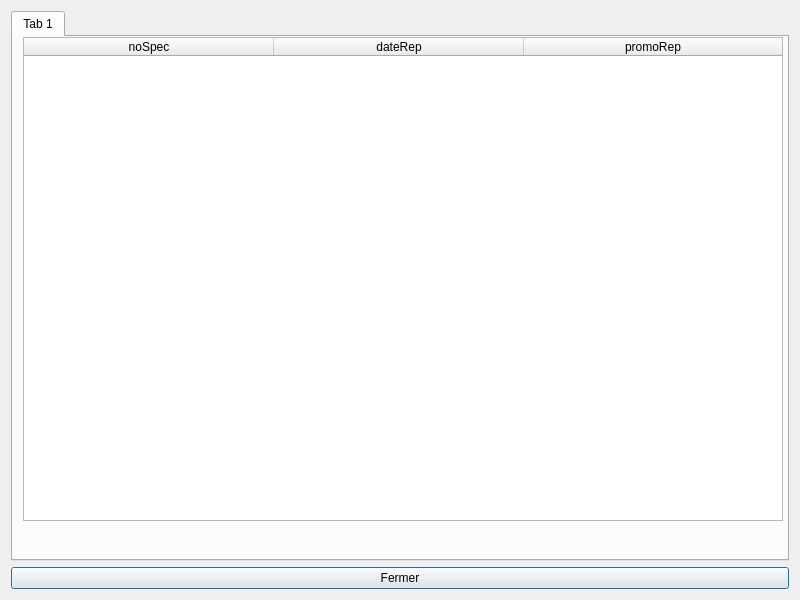
<?xml version="1.0" encoding="UTF-8"?>
<ui version="4.0">
 <class>tablesData</class>
 <widget class="QDialog" name="tablesData">
  <property name="geometry">
   <rect>
    <x>0</x>
    <y>0</y>
    <width>800</width>
    <height>600</height>
   </rect>
  </property>
  <property name="sizePolicy">
   <sizepolicy hsizetype="Preferred" vsizetype="Preferred">
    <horstretch>0</horstretch>
    <verstretch>0</verstretch>
   </sizepolicy>
  </property>
  <property name="minimumSize">
   <size>
    <width>0</width>
    <height>0</height>
   </size>
  </property>
  <property name="windowTitle">
   <string>Les Représentations sans places réserevées</string>
  </property>
  <layout class="QVBoxLayout" name="verticalLayout">
   <item>
    <widget class="QTabWidget" name="tabWidget">
     <property name="currentIndex">
      <number>0</number>
     </property>
     <widget class="QWidget" name="LesRepresentations">
      <attribute name="title">
       <string>Tab 1</string>
      </attribute>
      <widget class="QLabel" name="label_representations">
       <property name="geometry">
        <rect>
         <x>0</x>
         <y>490</y>
         <width>760</width>
         <height>14</height>
        </rect>
       </property>
       <property name="palette">
        <palette>
         <active>
          <colorrole role="WindowText">
           <brush brushstyle="SolidPattern">
            <color alpha="255">
             <red>255</red>
             <green>0</green>
             <blue>0</blue>
            </color>
           </brush>
          </colorrole>
         </active>
         <inactive>
          <colorrole role="WindowText">
           <brush brushstyle="SolidPattern">
            <color alpha="255">
             <red>255</red>
             <green>0</green>
             <blue>0</blue>
            </color>
           </brush>
          </colorrole>
         </inactive>
         <disabled>
          <colorrole role="WindowText">
           <brush brushstyle="SolidPattern">
            <color alpha="255">
             <red>120</red>
             <green>120</green>
             <blue>120</blue>
            </color>
           </brush>
          </colorrole>
         </disabled>
        </palette>
       </property>
       <property name="text">
        <string/>
       </property>
       <property name="alignment">
        <set>Qt::AlignCenter</set>
       </property>
      </widget>
      <widget class="QTableWidget" name="tableRepresentations">
       <property name="geometry">
        <rect>
         <x>10</x>
         <y>0</y>
         <width>760</width>
         <height>484</height>
        </rect>
       </property>
       <property name="sizePolicy">
        <sizepolicy hsizetype="Expanding" vsizetype="Expanding">
         <horstretch>0</horstretch>
         <verstretch>0</verstretch>
        </sizepolicy>
       </property>
       <property name="minimumSize">
        <size>
         <width>0</width>
         <height>400</height>
        </size>
       </property>
       <property name="baseSize">
        <size>
         <width>0</width>
         <height>0</height>
        </size>
       </property>
       <property name="layoutDirection">
        <enum>Qt::LeftToRight</enum>
       </property>
       <property name="columnCount">
        <number>3</number>
       </property>
       <attribute name="horizontalHeaderCascadingSectionResizes">
        <bool>true</bool>
       </attribute>
       <attribute name="horizontalHeaderDefaultSectionSize">
        <number>250</number>
       </attribute>
       <attribute name="horizontalHeaderHighlightSections">
        <bool>true</bool>
       </attribute>
       <attribute name="horizontalHeaderMinimumSectionSize">
        <number>50</number>
       </attribute>
       <attribute name="horizontalHeaderStretchLastSection">
        <bool>true</bool>
       </attribute>
       <attribute name="verticalHeaderVisible">
        <bool>false</bool>
       </attribute>
       <column>
        <property name="text">
         <string>noSpec</string>
        </property>
       </column>
       <column>
        <property name="text">
         <string>dateRep</string>
        </property>
       </column>
       <column>
        <property name="text">
         <string>promoRep</string>
        </property>
       </column>
      </widget>
     </widget>
    </widget>
   </item>
   <item>
    <widget class="QPushButton" name="pushButton">
     <property name="text">
      <string>Fermer</string>
     </property>
    </widget>
   </item>
  </layout>
 </widget>
 <resources/>
 <connections/>
 <slots>
  <slot>refreshSpectaclesData()</slot>
  <slot>refreshZonesData()</slot>
  <slot>refreshRepresentationsData()</slot>
 </slots>
</ui>
